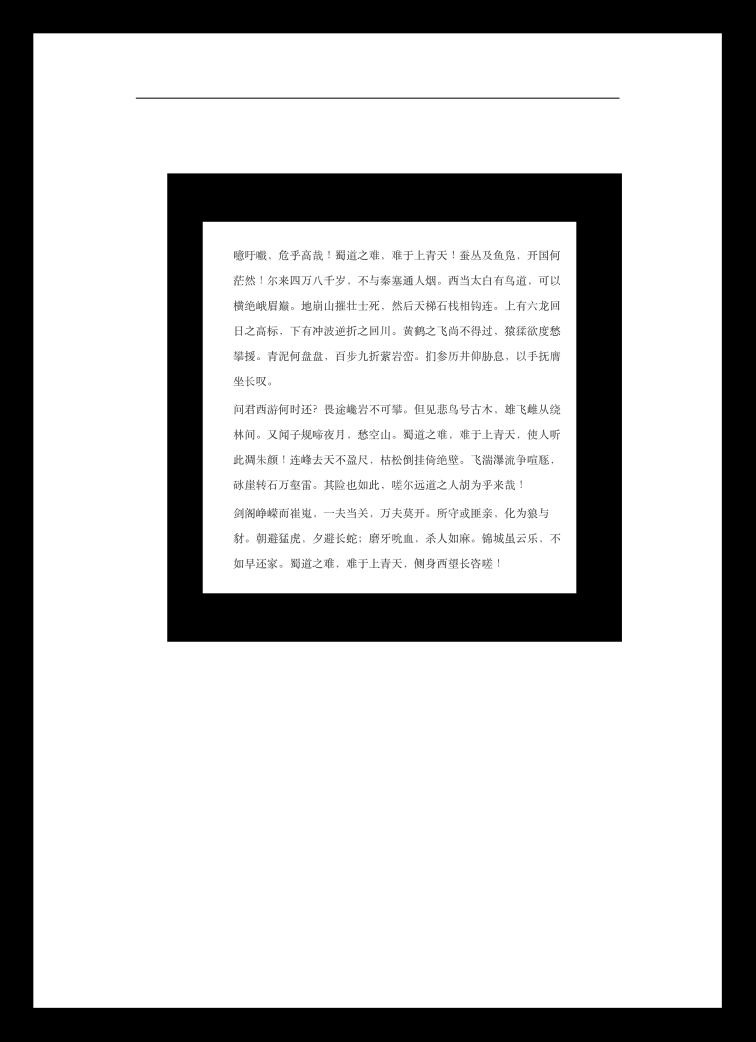
#> input picture PerspectiveCorrection-master/toushi.png, 4531 x 6247 px (shown at 1/6 size)
$ python scan.py   (older library calls are emulated)
#> lines starting #> are read from the running program, lines starting #| are printed output that depends on the picture; after the words box and inside, x2 and y2 are one past the last pixel; in counts of white or black regions, pixels touching at a corner belong together
#> further down, image is the input picture: shape (6247, 4531, 3); mean B, G, R 191.4, 191.4, 191.4
from transform import four_point_transform
import cv2, imutils
import imgEnhance

def preProcess(image):
    ratio = image.shape[0] / 500.0
#> ratio = 12.49
    image = imutils.resize(image, height=500)
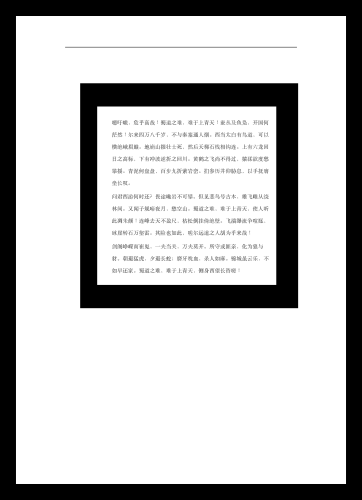
#> image: shape (500, 362, 3); mean of channels 0, 1, 2 191.4, 191.4, 191.4; drawn as B, G, R

    grayImage  = cv2.cvtColor(image, cv2.COLOR_BGR2GRAY)
    gaussImage = cv2.GaussianBlur(grayImage, (5, 5), 0)
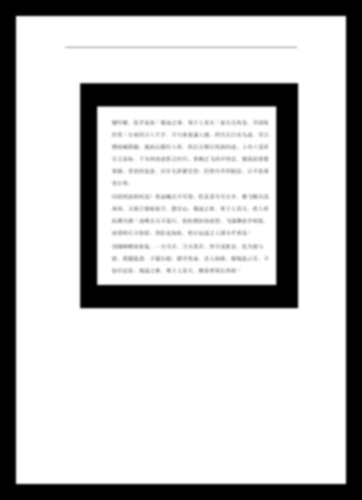
#> gaussImage: shape (500, 362); min 0, max 255, mean 191.4
    edgedImage = cv2.Canny(gaussImage, 75, 200)
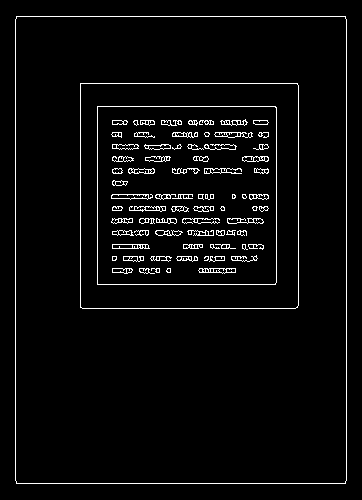
#> edgedImage: shape (500, 362); 3.8% white in thin lines or dots, all inside (x1, y1, x2, y2) = (15, 16, 347, 484)

    cnts = cv2.findContours(edgedImage.copy(), cv2.RETR_LIST, cv2.CHAIN_APPROX_SIMPLE)
#> cnts = 258 contours, 147 with area under 20; largest, box (x1, y1, x2, y2) and area: (15, 16, 347, 484) 154567, (15, 16, 347, 484) 154565, (80, 83, 299, 309) 49043, (80, 83, 299, 309) 49041, (97, 106, 277, 285) 31860
    cnts = cnts[1] if imutils.is_cv2() else cnts[0]
#> cnts = 258 rows, first 6: [1, -1, -1, -1], [2, 0, -1, -1], [3, 1, -1, -1], [4, 2, -1, -1], [5, 3, -1, -1], [6, 4, -1, -1]
#> (the run stopped early here; a loop or call above may not have finished)

$ run again, with PerspectiveCorrection-master/all.jpeg saved as PerspectiveCorrection-master/toushi.png
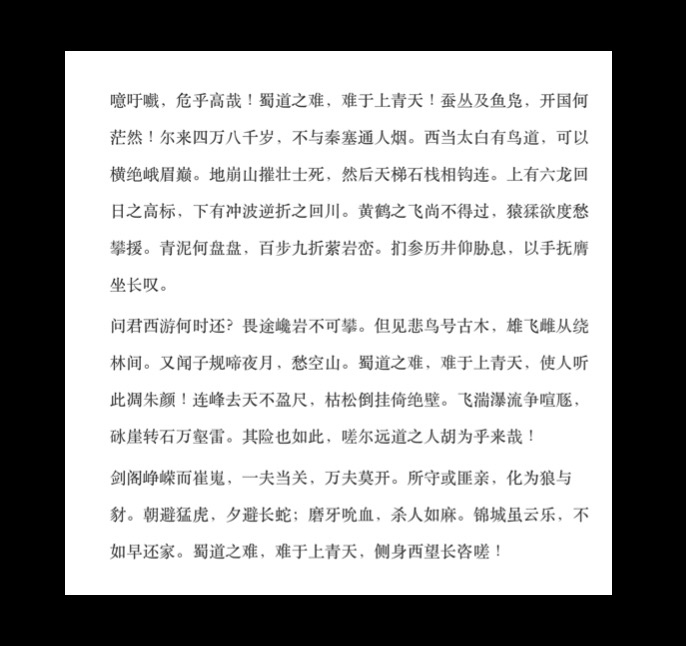
#> input picture PerspectiveCorrection-master/all.jpeg, 686 x 646 px
#> image is the input picture: shape (646, 686, 3); min 0, max 255, mean 162.1
#> image: shape (500, 530, 3)
#> in preProcess, `gaussImage = cv2.GaussianBlur(grayImage, (5, 5), 0)`:
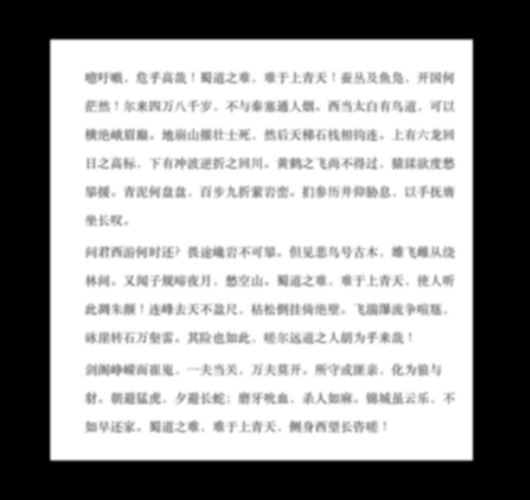
#> gaussImage: shape (500, 530); min 0, max 255, mean 162.1
#> in preProcess, `edgedImage = cv2.Canny(gaussImage, 75, 200)`:
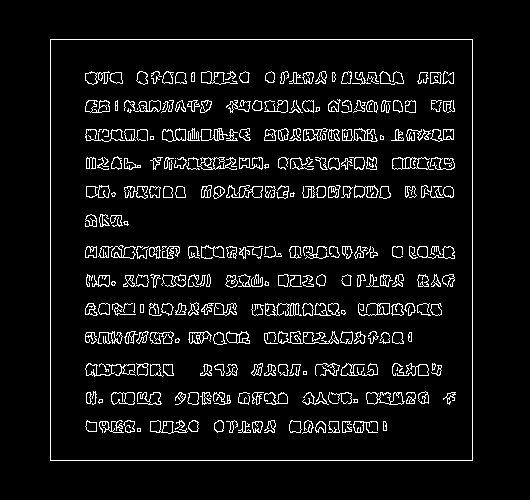
#> edgedImage: shape (500, 530); 6.4% white in thin lines or dots, all inside (x1, y1, x2, y2) = (50, 39, 473, 461)
#> in preProcess, `cnts = cv2.findContours(edgedImage.copy(), cv2.RETR_LIST, cv2.CHAIN_AP..`: cnts = 581 contours, 195 with area under 20; largest, box (x1, y1, x2, y2) and area: (50, 39, 473, 461) 177662, (50, 39, 473, 461) 177660, (366, 392, 405, 405) 326, (392, 157, 434, 170) 268, (188, 157, 237, 170) 261
#> in preProcess, `cnts = cnts[1] if imutils.is_cv2() else cnts[0]`: cnts = 581 rows, first 6: [1, -1, -1, -1], [2, 0, -1, -1], [3, 1, -1, -1], [4, 2, -1, -1], [5, 3, -1, -1], [6, 4, -1, -1]
